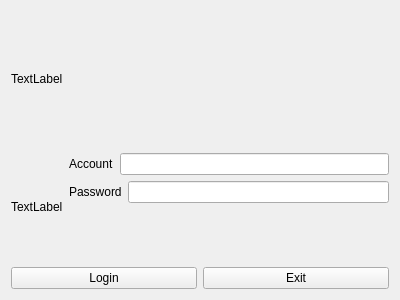
<?xml version="1.0" encoding="UTF-8"?>
<ui version="4.0">
 <class>Login</class>
 <widget class="QWidget" name="Login">
  <property name="geometry">
   <rect>
    <x>0</x>
    <y>0</y>
    <width>400</width>
    <height>300</height>
   </rect>
  </property>
  <property name="windowTitle">
   <string>Form</string>
  </property>
  <layout class="QVBoxLayout" name="verticalLayout_3">
   <item>
    <widget class="QLabel" name="logo">
     <property name="text">
      <string>TextLabel</string>
     </property>
    </widget>
   </item>
   <item>
    <layout class="QVBoxLayout" name="verticalLayout_2">
     <item>
      <layout class="QHBoxLayout" name="horizontalLayout_4">
       <item>
        <widget class="QLabel" name="mylabel">
         <property name="text">
          <string>TextLabel</string>
         </property>
        </widget>
       </item>
       <item>
        <layout class="QVBoxLayout" name="verticalLayout">
         <item>
          <layout class="QHBoxLayout" name="horizontalLayout">
           <item>
            <widget class="QLabel" name="label">
             <property name="text">
              <string>Account</string>
             </property>
            </widget>
           </item>
           <item>
            <widget class="QLineEdit" name="accountEdit"/>
           </item>
          </layout>
         </item>
         <item>
          <layout class="QHBoxLayout" name="horizontalLayout_2">
           <item>
            <widget class="QLabel" name="label_2">
             <property name="text">
              <string>Password</string>
             </property>
            </widget>
           </item>
           <item>
            <widget class="QLineEdit" name="passwordEdit"/>
           </item>
          </layout>
         </item>
         <item>
          <widget class="QLabel" name="statusLabel">
           <property name="text">
            <string/>
           </property>
          </widget>
         </item>
        </layout>
       </item>
      </layout>
     </item>
     <item>
      <layout class="QHBoxLayout" name="horizontalLayout_3">
       <item>
        <widget class="QPushButton" name="loginButton">
         <property name="text">
          <string>Login</string>
         </property>
        </widget>
       </item>
       <item>
        <widget class="QPushButton" name="registerButton">
         <property name="text">
          <string>Exit</string>
         </property>
        </widget>
       </item>
      </layout>
     </item>
    </layout>
   </item>
  </layout>
 </widget>
 <resources/>
 <connections/>
</ui>
